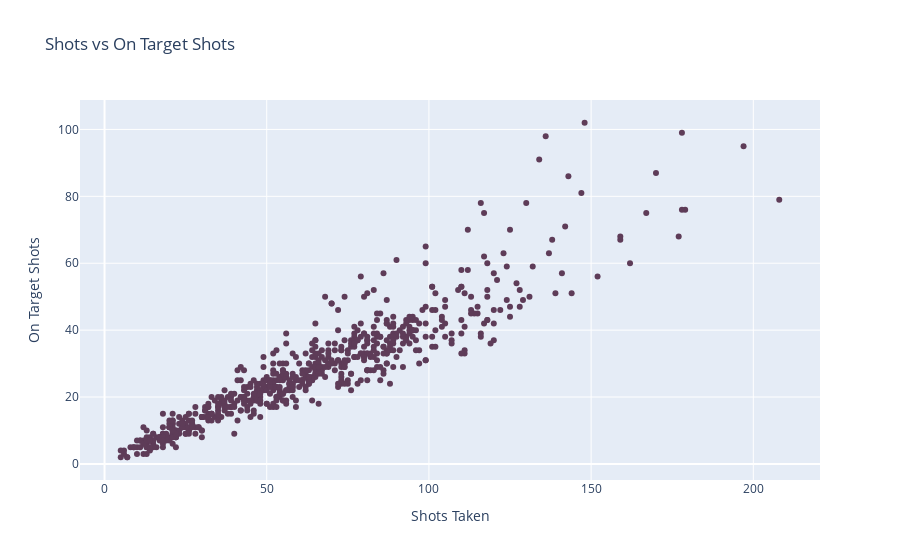

Notebook code cell kept with this figure:
### Code cell
px.scatter(df, x='Shots', y='OnTarget', title='Shots vs On Target Shots',
                labels={'Shots': 'Shots Taken', 'OnTarget': 'On Target Shots'},color_discrete_sequence=['#5e3c58'])

### Figure 1 — Plotly figure (JSON) as saved in the notebook; plotly's stock layout.template omitted (floating-point values rounded to 4 significant figures; data arrays with more than 128 entries replaced by an {"elided": "..."} marker saying what was removed)
{"data": [{"hovertemplate": "Shots Taken=%{x}<br>On Target Shots=%{y}<extra></extra>", "legendgroup": "", "marker": {"color": "#5e3c58", "symbol": "circle"}, "mode": "markers", "name": "", "orientation": "v", "showlegend": false, "type": "scatter", "x": {"elided": "660 int values"}, "xaxis": "x", "y": {"elided": "660 int values"}, "yaxis": "y"}], "layout": {"legend": {"tracegroupgap": 0}, "title": {"text": "Shots vs On Target Shots"}, "xaxis": {"anchor": "y", "domain": [0, 1], "title": {"text": "Shots Taken"}}, "yaxis": {"anchor": "x", "domain": [0, 1], "title": {"text": "On Target Shots"}}}}
